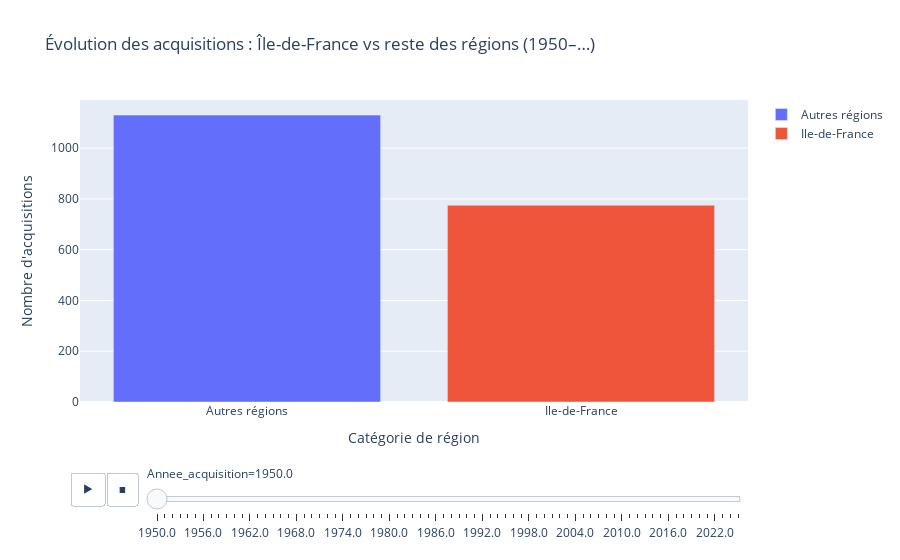

Source (notebook cell):
### Code cell
# 1) Créer une colonne avec 2 catégories : Ile-de-France / Autres régions
df_clean["Categorie_region"] = np.where(
    df_clean["Region"] == "Ile-de-France",
    "Ile-de-France",
    "Autres régions"
)

# 2) Nombre d'acquisitions par année ET par catégorie
camembert = (
    df_clean
    .groupby(["Annee_acquisition", "Categorie_region"])
    .size()
    .reset_index(name="Nb_acquisitions")
)

# 3) Option : ne garder que les années récentes (par ex. 1950+)
camembert_recent = camembert[camembert["Annee_acquisition"] >= 1950]

# 4) Graphique animé : 2 barres qui évoluent dans le temps
fig = px.bar(
    camembert_recent,
    x="Categorie_region",          # 2 barres : IDF / Autres
    y="Nb_acquisitions",           # hauteur = nb d'acquisitions
    color="Categorie_region",
    animation_frame="Annee_acquisition",   # 1 "image" par année
    title="Évolution des acquisitions : Île-de-France vs reste des régions (1950–…)"
)

fig.update_layout(
    xaxis_title="Catégorie de région",
    yaxis_title="Nombre d'acquisitions",
    legend_title=""
)

fig.show()

### Figure 1 — Plotly figure (JSON) as saved in the notebook; plotly's stock layout.template omitted (floating-point values rounded to 4 significant figures)
{"data": [{"hovertemplate": "Categorie_region=%{x}<br>Annee_acquisition=1950.0<br>Nb_acquisitions=%{y}<extra></extra>", "legendgroup": "Autres régions", "marker": {"color": "#636efa", "pattern": {"shape": ""}}, "name": "Autres régions", "orientation": "v", "showlegend": true, "textposition": "auto", "type": "bar", "x": ["Autres régions"], "xaxis": "x", "y": [1130], "yaxis": "y"}, {"hovertemplate": "Categorie_region=%{x}<br>Annee_acquisition=1950.0<br>Nb_acquisitions=%{y}<extra></extra>", "legendgroup": "Ile-de-France", "marker": {"color": "#EF553B", "pattern": {"shape": ""}}, "name": "Ile-de-France", "orientation": "v", "showlegend": true, "textposition": "auto", "type": "bar", "x": ["Ile-de-France"], "xaxis": "x", "y": [775], "yaxis": "y"}], "layout": {"barmode": "relative", "legend": {"title": {"text": ""}, "tracegroupgap": 0}, "sliders": [{"active": 0, "currentvalue": {"prefix": "Annee_acquisition="}, "len": 0.9, "pad": {"b": 10, "t": 60}, "steps": [{"args": [["1950.0"], {"frame": {"duration": 0, "redraw": true}, "fromcurrent": true, "mode": "immediate", "transition": {"duration": 0, "easing": "linear"}}], "label": "1950.0", "method": "animate"}, {"args": [["1951.0"], {"frame": {"duration": 0, "redraw": true}, "fromcurrent": true, "mode": "immediate", "transition": {"duration": 0, "easing": "linear"}}], "label": "1951.0", "method": "animate"}, {"args": [["1952.0"], {"frame": {"duration": 0, "redraw": true}, "fromcurrent": true, "mode": "immediate", "transition": {"duration": 0, "easing": "linear"}}], "label": "1952.0", "method": "animate"}, {"args": [["1953.0"], {"frame": {"duration": 0, "redraw": true}, "fromcurrent": true, "mode": "immediate", "transition": {"duration": 0, "easing": "linear"}}], "label": "1953.0", "method": "animate"}, {"args": [["1954.0"], {"frame": {"duration": 0, "redraw": true}, "fromcurrent": true, "mode": "immediate", "transition": {"duration": 0, "easing": "linear"}}], "label": "1954.0", "method": "animate"}, {"args": [["1955.0"], {"frame": {"duration": 0, "redraw": true}, "fromcurrent": true, "mode": "immediate", "transition": {"duration": 0, "easing": "linear"}}], "label": "1955.0", "method": "animate"}, {"args": [["1956.0"], {"frame": {"duration": 0, "redraw": true}, "fromcurrent": true, "mode": "immediate", "transition": {"duration": 0, "easing": "linear"}}], "label": "1956.0", "method": "animate"}, {"args": [["1957.0"], {"frame": {"duration": 0, "redraw": true}, "fromcurrent": true, "mode": "immediate", "transition": {"duration": 0, "easing": "linear"}}], "label": "1957.0", "method": "animate"}, {"args": [["1958.0"], {"frame": {"duration": 0, "redraw": true}, "fromcurrent": true, "mode": "immediate", "transition": {"duration": 0, "easing": "linear"}}], "label": "1958.0", "method": "animate"}, {"args": [["1959.0"], {"frame": {"duration": 0, "redraw": true}, "fromcurrent": true, "mode": "immediate", "transition": {"duration": 0, "easing": "linear"}}], "label": "1959.0", "method": "animate"}, {"args": [["1960.0"], {"frame": {"duration": 0, "redraw": true}, "fromcurrent": true, "mode": "immediate", "transition": {"duration": 0, "easing": "linear"}}], "label": "1960.0", "method": "animate"}, {"args": [["1961.0"], {"frame": {"duration": 0, "redraw": true}, "fromcurrent": true, "mode": "immediate", "transition": {"duration": 0, "easing": "linear"}}], "label": "1961.0", "method": "animate"}, {"args": [["1962.0"], {"frame": {"duration": 0, "redraw": true}, "fromcurrent": true, "mode": "immediate", "transition": {"duration": 0, "easing": "linear"}}], "label": "1962.0", "method": "animate"}, {"args": [["1963.0"], {"frame": {"duration": 0, "redraw": true}, "fromcurrent": true, "mode": "immediate", "transition": {"duration": 0, "easing": "linear"}}], "label": "1963.0", "method": "animate"}, {"args": [["1964.0"], {"frame": {"duration": 0, "redraw": true}, "fromcurrent": true, "mode": "immediate", "transition": {"duration": 0, "easing": "linear"}}], "label": "1964.0", "method": "animate"}, {"args": [["1965.0"], {"frame": {"duration": 0, "redraw": true}, "fromcurrent": true, "mode": "immediate", "transition": {"duration": 0, "easing": "linear"}}], "label": "1965.0", "method": "animate"}, {"args": [["1966.0"], {"frame": {"duration": 0, "redraw": true}, "fromcurrent": true, "mode": "immediate", "transition": {"duration": 0, "easing": "linear"}}], "label": "1966.0", "method": "animate"}, {"args": [["1967.0"], {"frame": {"duration": 0, "redraw": true}, "fromcurrent": true, "mode": "immediate", "transition": {"duration": 0, "easing": "linear"}}], "label": "1967.0", "method": "animate"}, {"args": [["1968.0"], {"frame": {"duration": 0, "redraw": true}, "fromcurrent": true, "mode": "immediate", "transition": {"duration": 0, "easing": "linear"}}], "label": "1968.0", "method": "animate"}, {"args": [["1969.0"], {"frame": {"duration": 0, "redraw": true}, "fromcurrent": true, "mode": "immediate", "transition": {"duration": 0, "easing": "linear"}}], "label": "1969.0", "method": "animate"}, {"args": [["1970.0"], {"frame": {"duration": 0, "redraw": true}, "fromcurrent": true, "mode": "immediate", "transition": {"duration": 0, "easing": "linear"}}], "label": "1970.0", "method": "animate"}, {"args": [["1971.0"], {"frame": {"duration": 0, "redraw": true}, "fromcurrent": true, "mode": "immediate", "transition": {"duration": 0, "easing": "linear"}}], "label": "1971.0", "method": "animate"}, {"args": [["1972.0"], {"frame": {"duration": 0, "redraw": true}, "fromcurrent": true, "mode": "immediate", "transition": {"duration": 0, "easing": "linear"}}], "label": "1972.0", "method": "animate"}, {"args": [["1973.0"], {"frame": {"duration": 0, "redraw": true}, "fromcurrent": true, "mode": "immediate", "transition": {"duration": 0, "easing": "linear"}}], "label": "1973.0", "method": "animate"}, {"args": [["1974.0"], {"frame": {"duration": 0, "redraw": true}, "fromcurrent": true, "mode": "immediate", "transition": {"duration": 0, "easing": "linear"}}], "label": "1974.0", "method": "animate"}, {"args": [["1975.0"], {"frame": {"duration": 0, "redraw": true}, "fromcurrent": true, "mode": "immediate", "transition": {"duration": 0, "easing": "linear"}}], "label": "1975.0", "method": "animate"}, {"args": [["1976.0"], {"frame": {"duration": 0, "redraw": true}, "fromcurrent": true, "mode": "immediate", "transition": {"duration": 0, "easing": "linear"}}], "label": "1976.0", "method": "animate"}, {"args": [["1977.0"], {"frame": {"duration": 0, "redraw": true}, "fromcurrent": true, "mode": "immediate", "transition": {"duration": 0, "easing": "linear"}}], "label": "1977.0", "method": "animate"}, {"args": [["1978.0"], {"frame": {"duration": 0, "redraw": true}, "fromcurrent": true, "mode": "immediate", "transition": {"duration": 0, "easing": "linear"}}], "label": "1978.0", "method": "animate"}, {"args": [["1979.0"], {"frame": {"duration": 0, "redraw": true}, "fromcurrent": true, "mode": "immediate", "transition": {"duration": 0, "easing": "linear"}}], "label": "1979.0", "method": "animate"}, {"args": [["1980.0"], {"frame": {"duration": 0, "redraw": true}, "fromcurrent": true, "mode": "immediate", "transition": {"duration": 0, "easing": "linear"}}], "label": "1980.0", "method": "animate"}, {"args": [["1981.0"], {"frame": {"duration": 0, "redraw": true}, "fromcurrent": true, "mode": "immediate", "transition": {"duration": 0, "easing": "linear"}}], "label": "1981.0", "method": "animate"}, {"args": [["1982.0"], {"frame": {"duration": 0, "redraw": true}, "fromcurrent": true, "mode": "immediate", "transition": {"duration": 0, "easing": "linear"}}], "label": "1982.0", "method": "animate"}, {"args": [["1983.0"], {"frame": {"duration": 0, "redraw": true}, "fromcurrent": true, "mode": "immediate", "transition": {"duration": 0, "easing": "linear"}}], "label": "1983.0", "method": "animate"}, {"args": [["1984.0"], {"frame": {"duration": 0, "redraw": true}, "fromcurrent": true, "mode": "immediate", "transition": {"duration": 0, "easing": "linear"}}], "label": "1984.0", "method": "animate"}, {"args": [["1985.0"], {"frame": {"duration": 0, "redraw": true}, "fromcurrent": true, "mode": "immediate", "transition": {"duration": 0, "easing": "linear"}}], "label": "1985.0", "method": "animate"}, {"args": [["1986.0"], {"frame": {"duration": 0, "redraw": true}, "fromcurrent": true, "mode": "immediate", "transition": {"duration": 0, "easing": "linear"}}], "label": "1986.0", "method": "animate"}, {"args": [["1987.0"], {"frame": {"duration": 0, "redraw": true}, "fromcurrent": true, "mode": "immediate", "transition": {"duration": 0, "easing": "linear"}}], "label": "1987.0", "method": "animate"}, {"args": [["1988.0"], {"frame": {"duration": 0, "redraw": true}, "fromcurrent": true, "mode": "immediate", "transition": {"duration": 0, "easing": "linear"}}], "label": "1988.0", "method": "animate"}, {"args": [["1989.0"], {"frame": {"duration": 0, "redraw": true}, "fromcurrent": true, "mode": "immediate", "transition": {"duration": 0, "easing": "linear"}}], "label": "1989.0", "method": "animate"}, {"args": [["1990.0"], {"frame": {"duration": 0, "redraw": true}, "fromcurrent": true, "mode": "immediate", "transition": {"duration": 0, "easing": "linear"}}], "label": "1990.0", "method": "animate"}, {"args": [["1991.0"], {"frame": {"duration": 0, "redraw": true}, "fromcurrent": true, "mode": "immediate", "transition": {"duration": 0, "easing": "linear"}}], "label": "1991.0", "method": "animate"}, {"args": [["1992.0"], {"frame": {"duration": 0, "redraw": true}, "fromcurrent": true, "mode": "immediate", "transition": {"duration": 0, "easing": "linear"}}], "label": "1992.0", "method": "animate"}, {"args": [["1993.0"], {"frame": {"duration": 0, "redraw": true}, "fromcurrent": true, "mode": "immediate", "transition": {"duration": 0, "easing": "linear"}}], "label": "1993.0", "method": "animate"}, {"args": [["1994.0"], {"frame": {"duration": 0, "redraw": true}, "fromcurrent": true, "mode": "immediate", "transition": {"duration": 0, "easing": "linear"}}], "label": "1994.0", "method": "animate"}, {"args": [["1995.0"], {"frame": {"duration": 0, "redraw": true}, "fromcurrent": true, "mode": "immediate", "transition": {"duration": 0, "easing": "linear"}}], "label": "1995.0", "method": "animate"}, {"args": [["1996.0"], {"frame": {"duration": 0, "redraw": true}, "fromcurrent": true, "mode": "immediate", "transition": {"duration": 0, "easing": "linear"}}], "label": "1996.0", "method": "animate"}, {"args": [["1997.0"], {"frame": {"duration": 0, "redraw": true}, "fromcurrent": true, "mode": "immediate", "transition": {"duration": 0, "easing": "linear"}}], "label": "1997.0", "method": "animate"}, {"args": [["1998.0"], {"frame": {"duration": 0, "redraw": true}, "fromcurrent": true, "mode": "immediate", "transition": {"duration": 0, "easing": "linear"}}], "label": "1998.0", "method": "animate"}, {"args": [["1999.0"], {"frame": {"duration": 0, "redraw": true}, "fromcurrent": true, "mode": "immediate", "transition": {"duration": 0, "easing": "linear"}}], "label": "1999.0", "method": "animate"}, {"args": [["2000.0"], {"frame": {"duration": 0, "redraw": true}, "fromcurrent": true, "mode": "immediate", "transition": {"duration": 0, "easing": "linear"}}], "label": "2000.0", "method": "animate"}, {"args": [["2001.0"], {"frame": {"duration": 0, "redraw": true}, "fromcurrent": true, "mode": "immediate", "transition": {"duration": 0, "easing": "linear"}}], "label": "2001.0", "method": "animate"}, {"args": [["2002.0"], {"frame": {"duration": 0, "redraw": true}, "fromcurrent": true, "mode": "immediate", "transition": {"duration": 0, "easing": "linear"}}], "label": "2002.0", "method": "animate"}, {"args": [["2003.0"], {"frame": {"duration": 0, "redraw": true}, "fromcurrent": true, "mode": "immediate", "transition": {"duration": 0, "easing": "linear"}}], "label": "2003.0", "method": "animate"}, {"args": [["2004.0"], {"frame": {"duration": 0, "redraw": true}, "fromcurrent": true, "mode": "immediate", "transition": {"duration": 0, "easing": "linear"}}], "label": "2004.0", "method": "animate"}, {"args": [["2005.0"], {"frame": {"duration": 0, "redraw": true}, "fromcurrent": true, "mode": "immediate", "transition": {"duration": 0, "easing": "linear"}}], "label": "2005.0", "method": "animate"}, {"args": [["2006.0"], {"frame": {"duration": 0, "redraw": true}, "fromcurrent": true, "mode": "immediate", "transition": {"duration": 0, "easing": "linear"}}], "label": "2006.0", "method": "animate"}, {"args": [["2007.0"], {"frame": {"duration": 0, "redraw": true}, "fromcurrent": true, "mode": "immediate", "transition": {"duration": 0, "easing": "linear"}}], "label": "2007.0", "method": "animate"}, {"args": [["2008.0"], {"frame": {"duration": 0, "redraw": true}, "fromcurrent": true, "mode": "immediate", "transition": {"duration": 0, "easing": "linear"}}], "label": "2008.0", "method": "animate"}, {"args": [["2009.0"], {"frame": {"duration": 0, "redraw": true}, "fromcurrent": true, "mode": "immediate", "transition": {"duration": 0, "easing": "linear"}}], "label": "2009.0", "method": "animate"}, {"args": [["2010.0"], {"frame": {"duration": 0, "redraw": true}, "fromcurrent": true, "mode": "immediate", "transition": {"duration": 0, "easing": "linear"}}], "label": "2010.0", "method": "animate"}, {"args": [["2011.0"], {"frame": {"duration": 0, "redraw": true}, "fromcurrent": true, "mode": "immediate", "transition": {"duration": 0, "easing": "linear"}}], "label": "2011.0", "method": "animate"}, {"args": [["2012.0"], {"frame": {"duration": 0, "redraw": true}, "fromcurrent": true, "mode": "immediate", "transition": {"duration": 0, "easing": "linear"}}], "label": "2012.0", "method": "animate"}, {"args": [["2013.0"], {"frame": {"duration": 0, "redraw": true}, "fromcurrent": true, "mode": "immediate", "transition": {"duration": 0, "easing": "linear"}}], "label": "2013.0", "method": "animate"}, {"args": [["2014.0"], {"frame": {"duration": 0, "redraw": true}, "fromcurrent": true, "mode": "immediate", "transition": {"duration": 0, "easing": "linear"}}], "label": "2014.0", "method": "animate"}, {"args": [["2015.0"], {"frame": {"duration": 0, "redraw": true}, "fromcurrent": true, "mode": "immediate", "transition": {"duration": 0, "easing": "linear"}}], "label": "2015.0", "method": "animate"}, {"args": [["2016.0"], {"frame": {"duration": 0, "redraw": true}, "fromcurrent": true, "mode": "immediate", "transition": {"duration": 0, "easing": "linear"}}], "label": "2016.0", "method": "animate"}, {"args": [["2017.0"], {"frame": {"duration": 0, "redraw": true}, "fromcurrent": true, "mode": "immediate", "transition": {"duration": 0, "easing": "linear"}}], "label": "2017.0", "method": "animate"}, {"args": [["2018.0"], {"frame": {"duration": 0, "redraw": true}, "fromcurrent": true, "mode": "immediate", "transition": {"duration": 0, "easing": "linear"}}], "label": "2018.0", "method": "animate"}, {"args": [["2019.0"], {"frame": {"duration": 0, "redraw": true}, "fromcurrent": true, "mode": "immediate", "transition": {"duration": 0, "easing": "linear"}}], "label": "2019.0", "method": "animate"}, {"args": [["2020.0"], {"frame": {"duration": 0, "redraw": true}, "fromcurrent": true, "mode": "immediate", "transition": {"duration": 0, "easing": "linear"}}], "label": "2020.0", "method": "animate"}, {"args": [["2021.0"], {"frame": {"duration": 0, "redraw": true}, "fromcurrent": true, "mode": "immediate", "transition": {"duration": 0, "easing": "linear"}}], "label": "2021.0", "method": "animate"}, {"args": [["2022.0"], {"frame": {"duration": 0, "redraw": true}, "fromcurrent": true, "mode": "immediate", "transition": {"duration": 0, "easing": "linear"}}], "label": "2022.0", "method": "animate"}, {"args": [["2023.0"], {"frame": {"duration": 0, "redraw": true}, "fromcurrent": true, "mode": "immediate", "transition": {"duration": 0, "easing": "linear"}}], "label": "2023.0", "method": "animate"}, {"args": [["2024.0"], {"frame": {"duration": 0, "redraw": true}, "fromcurrent": true, "mode": "immediate", "transition": {"duration": 0, "easing": "linear"}}], "label": "2024.0", "method": "animate"}, {"args": [["2025.0"], {"frame": {"duration": 0, "redraw": true}, "fromcurrent": true, "mode": "immediate", "transition": {"duration": 0, "easing": "linear"}}], "label": "2025.0", "method": "animate"}], "x": 0.1, "xanchor": "left", "y": 0, "yanchor": "top"}], "title": {"text": "Évolution des acquisitions : Île-de-France vs reste des régions (1950–…)"}, "updatemenus": [{"buttons": [{"args": [null, {"frame": {"duration": 500, "redraw": true}, "fromcurrent": true, "mode": "immediate", "transition": {"duration": 500, "easing": "linear"}}], "label": "&#9654;", "method": "animate"}, {"args": [[null], {"frame": {"duration": 0, "redraw": true}, "fromcurrent": true, "mode": "immediate", "transition": {"duration": 0, "easing": "linear"}}], "label": "&#9724;", "method": "animate"}], "direction": "left", "pad": {"r": 10, "t": 70}, "showactive": false, "type": "buttons", "x": 0.1, "xanchor": "right", "y": 0, "yanchor": "top"}], "xaxis": {"anchor": "y", "categoryarray": ["Autres régions", "Ile-de-France"], "categoryorder": "array", "domain": [0, 1], "title": {"text": "Catégorie de région"}}, "yaxis": {"anchor": "x", "domain": [0, 1], "title": {"text": "Nombre d'acquisitions"}}}}
